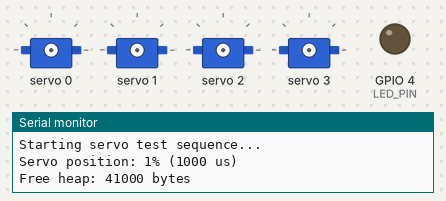
The sketch below on a simulated ESP32. Parts: 4 × servo, output pins drawn as LEDs (lit = HIGH), the last lines printed to the serial monitor.

Above: at 1.65 s.
At 2.15 s:
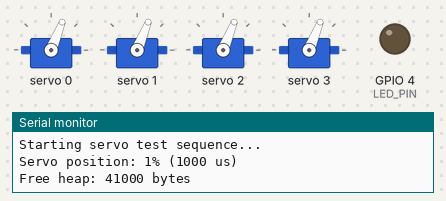
At 2.65 s:
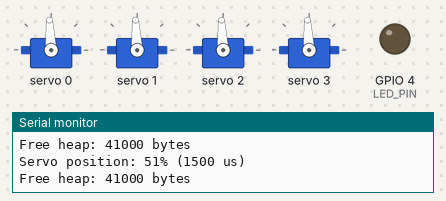
At 3.65 s:
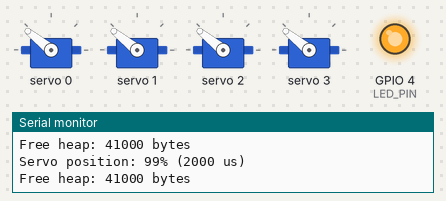
At 4.6 s:
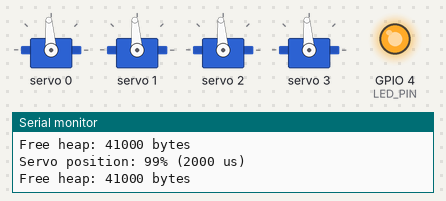
At 5.6 s:
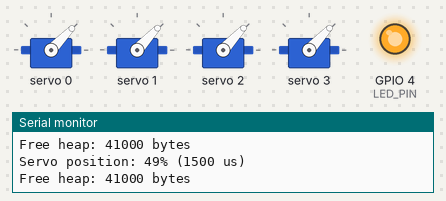
Timing chart, 0 to 6.8 s (numbered marks = the images above):
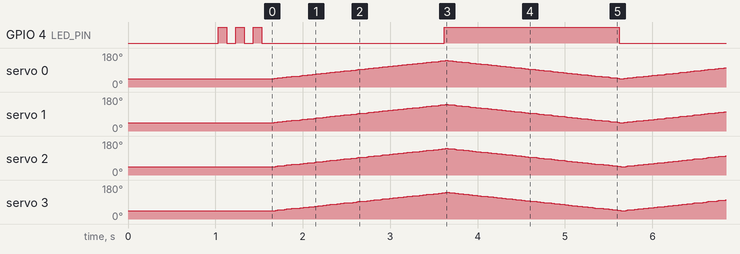

The sketch:

sketch.ino
```cpp
/**
 * ESP32-CAM Test Sketch - Robot Spider Configuration
 *
 * Tests I2C communication with PCA9685 PWM driver
 * Demonstrates servo control for hexapod robot
 *
 * Pin Configuration:
 * - GPIO14: I2C SCL
 * - GPIO15: I2C SDA
 * - GPIO4: Flash LED / Status LED
 */

#include <Wire.h>
#include <Adafruit_PWMServoDriver.h>

// I2C Configuration for ESP32-CAM
#define SDA_PIN 15
#define SCL_PIN 14
#define LED_PIN 4

// PCA9685 Configuration
#define PCA9685_ADDRESS 0x40
#define SERVO_FREQ 50  // Standard servo frequency (50 Hz)

// Servo pulse width configuration (in microseconds)
#define SERVO_MIN 1000   // Min pulse width (1ms)
#define SERVO_MAX 2000   // Max pulse width (2ms)
#define SERVO_MID 1500   // Center position (1.5ms)

Adafruit_PWMServoDriver pwm = Adafruit_PWMServoDriver(PCA9685_ADDRESS);

// Convert microseconds to PCA9685 pulse value
uint16_t microsToPulse(uint16_t micros) {
  // PCA9685 has 12-bit resolution (4096 steps) at 50 Hz
  // 20ms period = 20000 microseconds
  return (uint16_t)((micros * 4096) / 20000);
}

void setup() {
  Serial.begin(115200);
  delay(1000);

  Serial.println("ESP32-CAM Test - Robot Spider Configuration");
  Serial.println("============================================");

  // Initialize LED
  pinMode(LED_PIN, OUTPUT);
  digitalWrite(LED_PIN, LOW);

  // Initialize I2C
  Wire.begin(SDA_PIN, SCL_PIN);
  Serial.printf("I2C initialized on SDA=GPIO%d, SCL=GPIO%d\n", SDA_PIN, SCL_PIN);

  // Scan I2C bus
  Serial.println("\nScanning I2C bus...");
  scanI2C();

  // Initialize PCA9685
  Serial.println("\nInitializing PCA9685...");
  pwm.begin();
  pwm.setPWMFreq(SERVO_FREQ);
  delay(10);

  Serial.println("Setup complete!");
  Serial.println("Starting servo test sequence...\n");

  // Blink LED to indicate ready
  for (int i = 0; i < 3; i++) {
    digitalWrite(LED_PIN, HIGH);
    delay(100);
    digitalWrite(LED_PIN, LOW);
    delay(100);
  }
}

void loop() {
  static unsigned long lastSweepTime = 0;
  static int sweepPosition = 0;
  static int sweepDirection = 1;

  unsigned long currentTime = millis();

  // Sweep servos back and forth every 20ms
  if (currentTime - lastSweepTime >= 20) {
    lastSweepTime = currentTime;

    // Calculate pulse width (sweep between min and max)
    int pulseRange = SERVO_MAX - SERVO_MIN;
    int pulseWidth = SERVO_MIN + (pulseRange * sweepPosition / 100);
    uint16_t pulse = microsToPulse(pulseWidth);

    // Set all servos to the same position
    for (int i = 0; i < 4; i++) {
      pwm.setPWM(i, 0, pulse);
    }

    // Update sweep position
    sweepPosition += sweepDirection;
    if (sweepPosition >= 100) {
      sweepDirection = -1;
      digitalWrite(LED_PIN, HIGH);
    } else if (sweepPosition <= 0) {
      sweepDirection = 1;
      digitalWrite(LED_PIN, LOW);
    }

    // Print status every second
    static unsigned long lastPrintTime = 0;
    if (currentTime - lastPrintTime >= 1000) {
      lastPrintTime = currentTime;
      Serial.printf("Servo position: %d%% (%d us)\n", sweepPosition, pulseWidth);

      // Print heap status
      Serial.printf("Free heap: %d bytes\n", ESP.getFreeHeap());
    }
  }
}

void scanI2C() {
  byte error, address;
  int deviceCount = 0;

  for (address = 1; address < 127; address++) {
    Wire.beginTransmission(address);
    error = Wire.endTransmission();

    if (error == 0) {
      Serial.printf("  I2C device found at address 0x%02X\n", address);
      deviceCount++;
    }
  }

  if (deviceCount == 0) {
    Serial.println("  No I2C devices found");
  } else {
    Serial.printf("  Found %d I2C device(s)\n", deviceCount);
  }
}
```

Measured:
- by itself, GPIO 4 (LED_PIN): goes LOW 0.10 s, HIGH 0.10 s, LOW 0.10 s, HIGH 0.10 s, 9 × (LOW 2.1 s, HIGH 2.0 s), LOW 2.0 s, then HIGH
